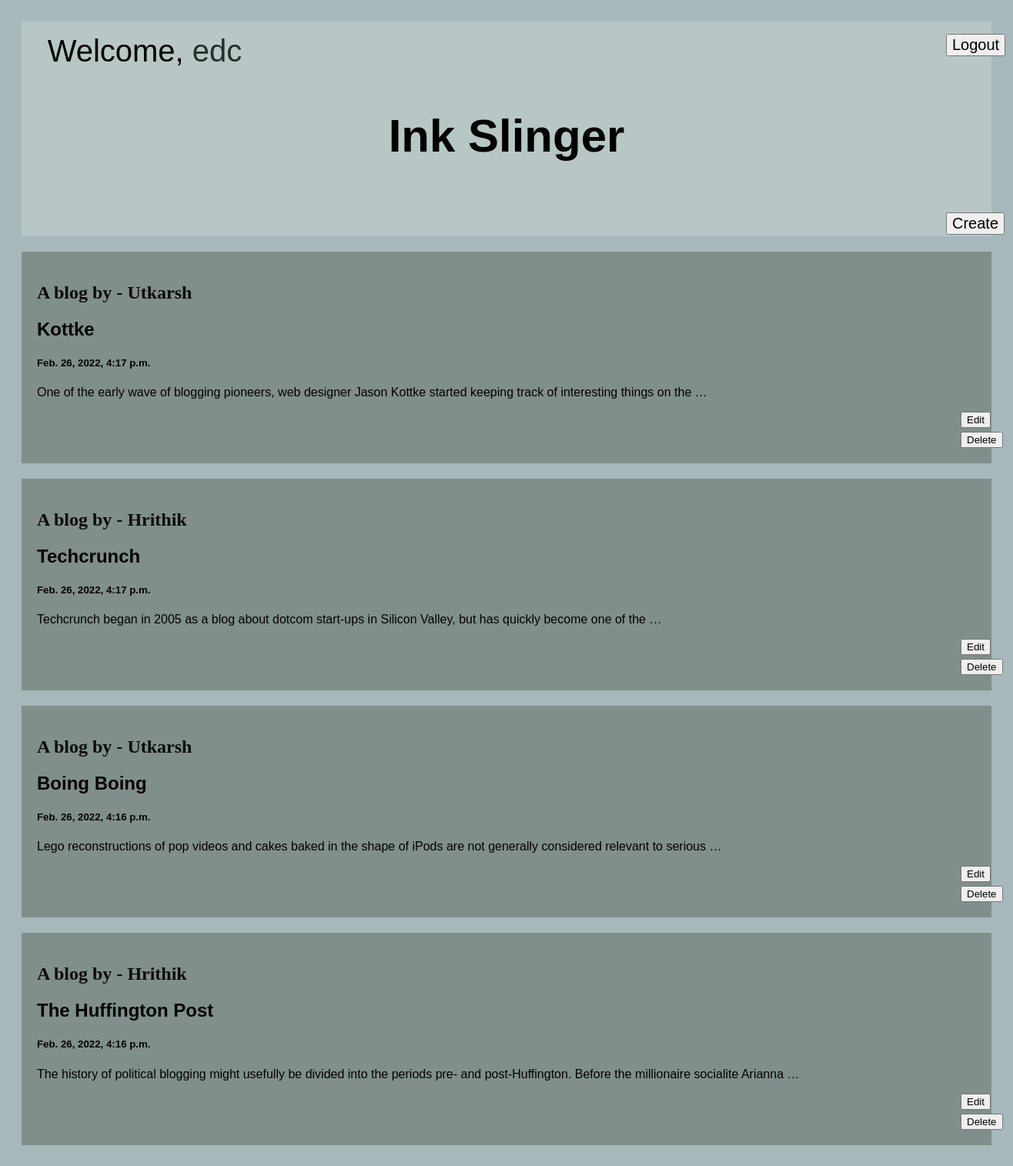
/index (signed in), run on the app's committed database.
### posts/models.py (models this page shows)
class Post(models.Model):
    title = models.CharField(max_length=100, blank=False)
    body = models.CharField(max_length=1000000)
    created_at = models.DateTimeField(default=datetime.now, blank = True)
    username = models.CharField(max_length=50, null=True)

### posts/views.py (the view)
# urls.py: path('index', views.index, name='index'),
@login_required(login_url="login")
def index(request):
    posts = Post.objects.all()
    username = request.user.get_username()
    return render(request, 'index.html',{'posts': posts, 'username': username})

### templates/index.html (shortened to what this page needs)
<!DOCTYPE html>
<html>
<head>
</head>
<body>
<div class="header">
  <a style="text-decoration: none; color: black;" href="logout">
    <button style="font-size: 20px; margin-left: 1200px;">Logout</button>
  </a>
  <h4 style="margin-right: 940px;margin-top: -30px; font-weight: 200;">Welcome, <span style=" font-weight: 100; font-family:Arial; color: rgb(36, 48, 45);">{{username}}</span></h4>
  <h2>Ink Slinger</h2>
  <a style="text-decoration: none; color: black;" href="/postCreate">
    <button style="font-size: 20px; margin-left: 1200px;">Create</button>
  </a>
</div>
<div class="row">
  <div class="leftcolumn">
    {% for post in posts reversed %}
    <div class="card">
      <a style="text-decoration: none; color: black;" href="/post/{{post.id}}">
        <h2 style="font-family: 'Times New Roman'; color: rgb(10, 10, 10);">A blog by - {{post.username}}</h2>
        <h2>{{post.title}}</h2>
        <h5>{{post.created_at}}</h5>
        <p>{{post.body|truncatewords:20}}</p>
      </a>
      <button style="margin-left: 1200px;">
        <a style="text-decoration: none; color: black;" href="/edit/{{post.id}}">Edit</a>
      </button>
      <button style="margin-left: 1200px;margin-top: 5px;">
        <a style="text-decoration: none; color: black;" href="/postDelete/{{post.id}}">Delete</a>
      </button>
      </div>
    {% endfor %}
  </div>
</div>
</body>
</html>

### templates/index.html (style rules this page uses)
* { box-sizing: border-box; }
body { font-family: Arial; padding: 20px; background: #a7b8bb; }
.header { padding: 1px; border-bottom: -50px; font-size: 40px; text-align: center; background: rgb(182, 199, 197); }
.leftcolumn { float: left; width: 100%; }
.card { background-color: rgb(128, 143, 139); padding: 20px; margin-top: 20px; }
.row:after { content: ""; display: table; clear: both; }

### data on the page
Post: username "Utkarsh", title "Kottke", created_at "Feb. 26, 2022, 4:17 p.m.", body "One of the early wave of blogging pioneers, web designer Jason Kottke started keeping track of interesting things on the …"
Post: username "Hrithik", title "Techcrunch", created_at "Feb. 26, 2022, 4:17 p.m.", body "Techcrunch began in 2005 as a blog about dotcom start-ups in Silicon Valley, but has quickly become one of the …"
Post: username "Utkarsh", title "Boing Boing", created_at "Feb. 26, 2022, 4:16 p.m.", body "Lego reconstructions of pop videos and cakes baked in the shape of iPods are not generally considered relevant to serious …"
Post: username "Hrithik", title "The Huffington Post", created_at "Feb. 26, 2022, 4:16 p.m.", body "The history of political blogging might usefully be divided into the periods pre- and post-Huffington. Before the millionaire socialite Arianna …"

### other printed values
{{ username }} "edc"
